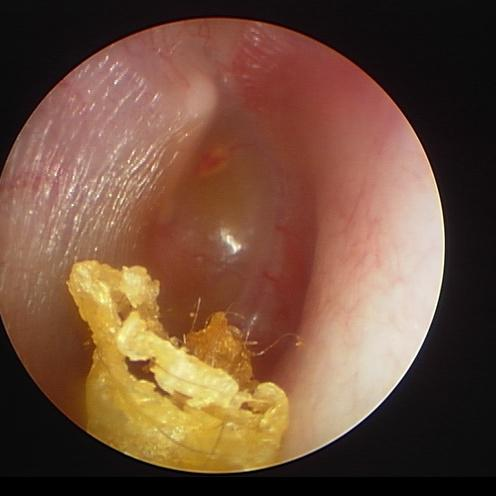
//> input picture dataset/original/jpg/Earwax/0024.jpg, 496 x 496 px
$ ./main ../../../dataset/original/jpg/Earwax/0024.jpg   (built with g++ and OpenCV 4)
//> lines starting //> are read from the running program, lines starting //| are printed output that depends on the picture
// sudo g++ main.cpp -I /usr/local/include/opencv4/
#include <iostream>
#include <string>
#include <vector>
#include <stdio.h>
#include <cmath>

#include <opencv2/opencv.hpp>
#include <opencv2/imgproc/imgproc.hpp>
#include <opencv2/highgui/highgui.hpp>

#include "Util.hpp"

const int CHUNK_SIZE = 64;
const float BETA = 3.6;
const float T = 0.002;

float local_contrast(cv::Mat chunk) {
	double min_value, max_value;
	cv::minMaxLoc(chunk, &min_value, &max_value);

	float contrast = max_value - min_value;
	return contrast;
}

int jnb_edge_width(float contrast) {
	if (contrast <= 50) {
		return 5;
	}
	else {
		return 3;
	}
}

float get_block_distortion(std::vector<int> &edges, int w_jnb, float beta) {
	float distortion = 0;
	for (std::vector<int>::size_type i=0; i < edges.size(); ++i) {
		int width = edges[i];
		float ratio = (((float)width)/((float)w_jnb));
		float edge_distortion = pow(ratio, beta);
		distortion+=edge_distortion;
	}

	distortion = pow(distortion, (((float)1.0f)/beta));
	return distortion;
}

float get_image_distortion(std::vector<float> &block_distortions, float beta) {
	float image_distortion = 0;
	for (std::vector<float>::size_type i=0; i<block_distortions.size(); ++i) {
		float dist = block_distortions[i];				// changed from float
		float single_dist = pow(fabs(dist), beta); 		// changed from abs
		image_distortion+=single_dist;
	}

	image_distortion = pow(image_distortion, (((float)1.0)/beta));
	return image_distortion;
}

float get_sharpness_measure(float distortion, float processed_blocks) {
	return processed_blocks/distortion;
}

float get_blurriness_measure(float distortion, float processed_blocks) {
	return distortion/processed_blocks;
}

float probability_detecting_blur(float distortion, float beta) {
	return ((float)1.0f) - exp(pow(-distortion, beta));
}

int main(int argc, char **argv) {
	std::string image_str = std::string(argv[1]);
	cv::Mat src = cv::imread(image_str, 1);
//> src is the input picture: 496 rows x 496 cols, CV_8UC3; mean B, G, R 60.6, 80.8, 114

	// convert to luminance
	cv::Mat lum, lum_8;
	cv::cvtColor(src, lum, cv::COLOR_RGB2GRAY);
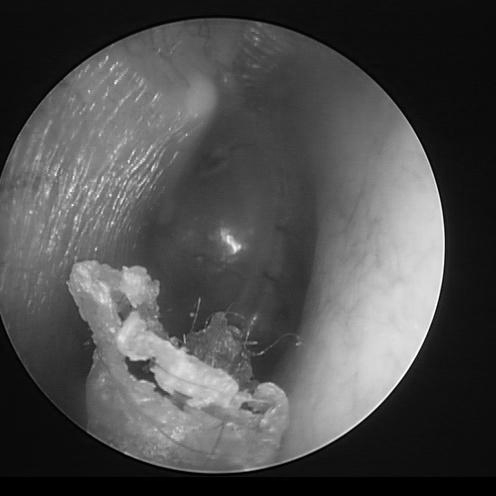
//> lum: 496 rows x 496 cols, CV_8UC1; min 0, max 254, mean 78.6
	cv::convertScaleAbs(lum, lum_8);

	// run sobel filter
	cv::Mat sobel, sobel_abs, img_threshold;
	cv::Sobel(lum_8, sobel, CV_16S, 1, 0, 3, 1, 0);
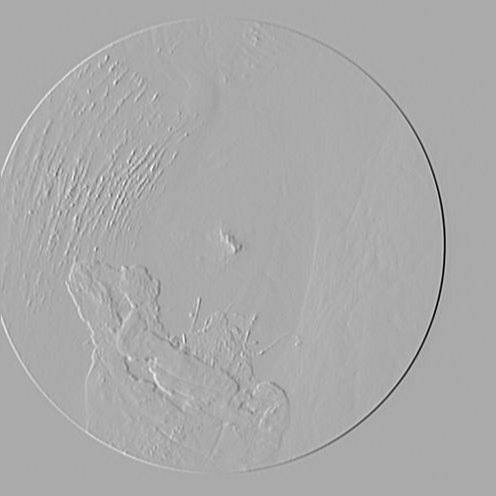
//> sobel: 496 rows x 496 cols, CV_16SC1; min -971, max 477, mean -0.3; drawn with min black and max white
	convertScaleAbs(sobel, sobel_abs);
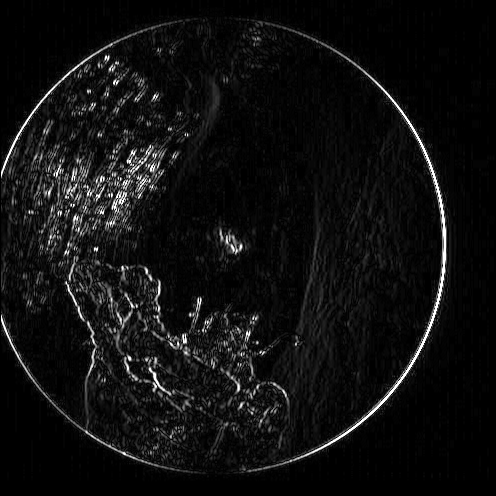
//> sobel_abs: 496 rows x 496 cols, CV_8UC1; min 0, max 255, mean 15.8

	cv::imwrite("raw_edge.bmp", sobel);
	cv::imwrite("edge_abs.bmp", sobel_abs);

	int processed_blocks = 0;
	float threshold = T * (CHUNK_SIZE*CHUNK_SIZE);

	cv::Size im_size = sobel.size();
//> im_size = Size(496, 496)
	int x_chunks = ceil(im_size.width / CHUNK_SIZE);
//> x_chunks = 7
	int y_chunks = ceil(im_size.height / CHUNK_SIZE);
//> y_chunks = 7

	std::vector<float> block_distortions;

	// scan each 64*64 block
	for (int x = 0; x < x_chunks; ++x) {
		int cx = x*CHUNK_SIZE;

		for (int y = 0; y < y_chunks; ++y) {
			int cy = y*CHUNK_SIZE;
			cv::Mat edge_chunk = sobel_abs(cv::Range(cy, cy+CHUNK_SIZE), cv::Range(cx, cx+CHUNK_SIZE));

			// count the number of edges in the chunk
			int edge_count = 0;
			for (int i = 0; i < edge_chunk.rows; ++i) {
				for (int j = 0; j < edge_chunk.cols; ++j) {
					if (edge_chunk.at<unsigned char>(i, j) > 0) {
						edge_count++;
					}
				}
			}

			// process further if chunk is edge chunk
			if (edge_count > threshold) {
				processed_blocks++;
				cv::Mat lum_chunk = lum_8(cv::Range(cy, cy+CHUNK_SIZE), cv::Range(cx, cx+CHUNK_SIZE));

				// estimage local contrast of edge and compute corresponding edge width
				float contrast = local_contrast(lum_chunk);
				int jnb_width = jnb_edge_width(contrast);

				// for each edge compute corresponding edge width
				std::vector<int> edge_widths;
				for (int i = 0; i < edge_chunk.rows; ++i) {
					cv::Mat row = lum_chunk.row(i);
					for (int j = 0; j < edge_chunk.cols; ++j) {
						if (edge_chunk.at<unsigned char>(i, j) > 0) {
//> (the run ends here: the program needs code that is not available in this run, at `int edge_width = Util::local_extrema(row, j);`)

$ run again, on dataset/original/jpg/Earwax/17.jpg
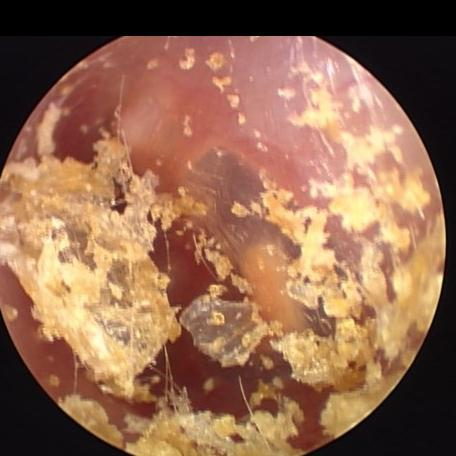
//> input picture dataset/original/jpg/Earwax/17.jpg, 456 x 456 px
//> src is the input picture: 456 rows x 456 cols, CV_8UC3; mean B, G, R 79.5, 104.7, 146.1
//> `cv::Sobel(lum_8, sobel, CV_16S, 1, 0, 3, 1, 0);`:
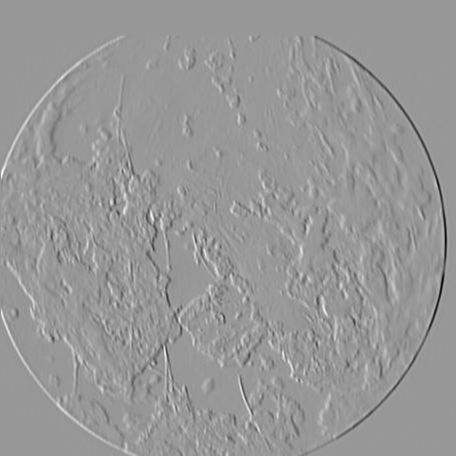
//> sobel: 456 rows x 456 cols, CV_16SC1; min -802, max 544, mean -0.6; drawn with min black and max white
//> `convertScaleAbs(sobel, sobel_abs);`:
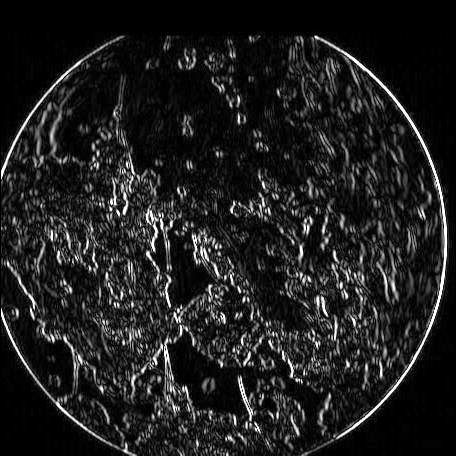
//> sobel_abs: 456 rows x 456 cols, CV_8UC1; min 0, max 255, mean 31

$ run again, on dataset/original/jpg/Earwax/34.jpg
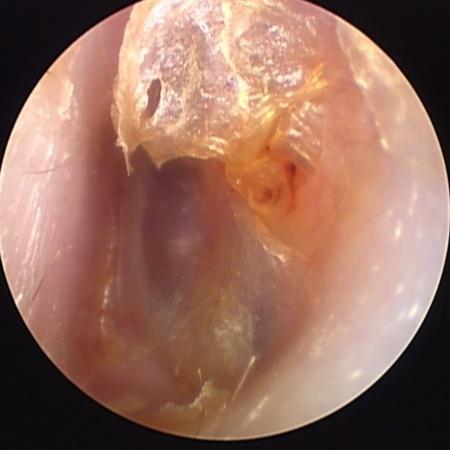
//> input picture dataset/original/jpg/Earwax/34.jpg, 450 x 450 px
//> src is the input picture: 450 rows x 450 cols, CV_8UC3; mean B, G, R 95.1, 110.2, 152
//> `cv::Sobel(lum_8, sobel, CV_16S, 1, 0, 3, 1, 0);`:
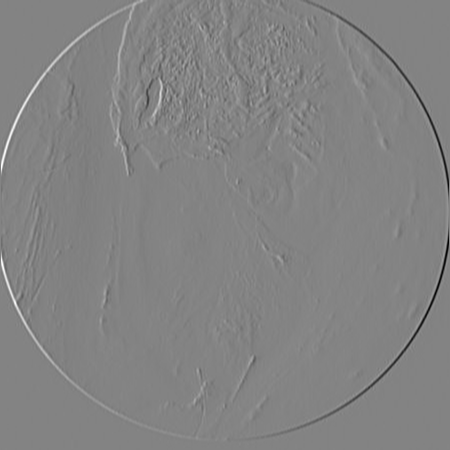
//> sobel: 450 rows x 450 cols, CV_16SC1; min -869, max 819, mean -0.3; drawn with min black and max white
//> `convertScaleAbs(sobel, sobel_abs);`:
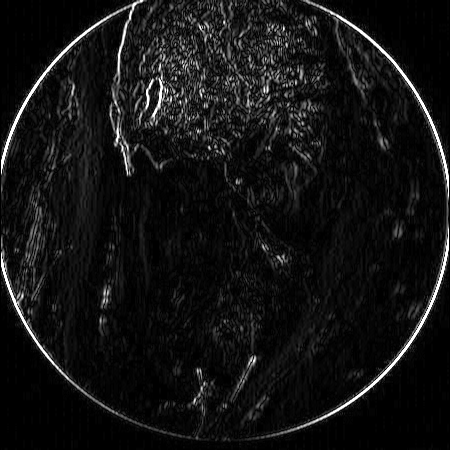
//> sobel_abs: 450 rows x 450 cols, CV_8UC1; min 0, max 255, mean 19
